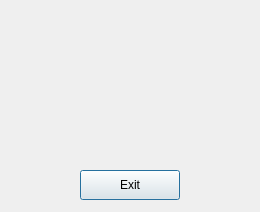
<?xml version="1.0" encoding="UTF-8"?>
<ui version="4.0">
 <class>Dialog</class>
 <widget class="QDialog" name="Dialog">
  <property name="geometry">
   <rect>
    <x>0</x>
    <y>0</y>
    <width>260</width>
    <height>212</height>
   </rect>
  </property>
  <property name="windowTitle">
   <string>Alert</string>
  </property>
  <widget class="QWidget" name="widget" native="true">
   <property name="geometry">
    <rect>
     <x>0</x>
     <y>0</y>
     <width>260</width>
     <height>210</height>
    </rect>
   </property>
   <property name="minimumSize">
    <size>
     <width>260</width>
     <height>210</height>
    </size>
   </property>
   <property name="maximumSize">
    <size>
     <width>260</width>
     <height>210</height>
    </size>
   </property>
   <widget class="QPushButton" name="exitButton">
    <property name="geometry">
     <rect>
      <x>80</x>
      <y>170</y>
      <width>100</width>
      <height>30</height>
     </rect>
    </property>
    <property name="text">
     <string>Exit</string>
    </property>
   </widget>
   <widget class="QLabel" name="errorMessage">
    <property name="geometry">
     <rect>
      <x>10</x>
      <y>10</y>
      <width>241</width>
      <height>141</height>
     </rect>
    </property>
    <property name="text">
     <string/>
    </property>
    <property name="alignment">
     <set>Qt::AlignCenter</set>
    </property>
    <property name="wordWrap">
     <bool>true</bool>
    </property>
   </widget>
  </widget>
 </widget>
 <resources/>
 <connections/>
</ui>
